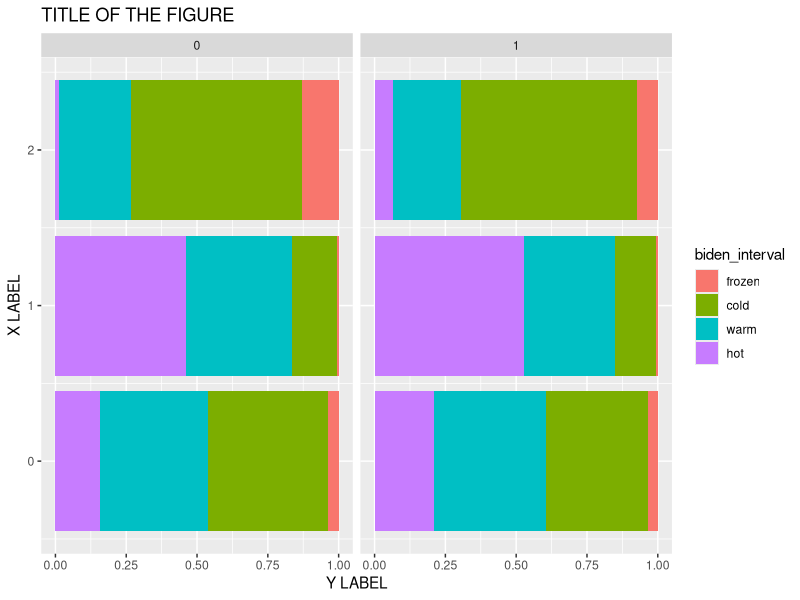

Reproduce this figure in R.
###############################################################
# Data Vizualization
# Assigment One
# Camacho Jonathan E.
###############################################################
# This script accomplish the following tasks:
  # Gets "nes" data. 
###############################################################

# Libraries necessary for the script to run. 
library(tidyverse)
library(haven)

# Gets nes data.
nes <- read_dta("data/nes2008.dta")

# Prep biden related variables
# Vectors for variables factorization.
years <- c(0, 5, 8, 12, 17)
educ_years_labels <-c("elementary","middle-school","high-school","college")

ages_intervals_vec <- c(18, 25, 35, 45, 93)
ages_labels <- c("young", "young-adult", "adult", "third-age")

int_biden <- c(0, 25, 50, 75, 100)
biden_labels <- c("frozen", "cold", "warm", "hot")

# Transforming variables. 
biden <- nes %>%
  select(biden_therm_post, gender, partyid3, age, educ_r) %>%
  mutate_each(funs(ifelse(is.nan(.), NA, .))) %>%
  mutate_each(funs(as.integer)) %>%
  rename(biden = biden_therm_post, educ = educ_r) %>%
  mutate(gender = gender - 1,
         biden_interval = cut(biden, breaks = int_biden, labels = biden_labels), 
         party = ifelse(partyid3 == 1, 1, ifelse(partyid3 == 3, 2, 0)),
         educ_years = cut(educ, breaks = years, labels = educ_years_labels),
         age_intervals = cut(age, breaks = ages_intervals_vec, labels = ages_labels)) %>% 
  select(-partyid3) %>%
  na.omit
#write_csv("data/biden.csv")

# Graph.
ggplot(data = biden) +
  facet_grid( ~ gender) +
  geom_bar(aes(x = party, fill = biden_interval ), position = "fill") + 
  coord_flip() + 
  ylab("Y LABEL") + xlab("X LABEL") + 
  ggtitle("TITLE OF THE FIGURE")
# # 
# # ggsave("./plots/binomial_distribution_by_cat.png", scale = 1)
